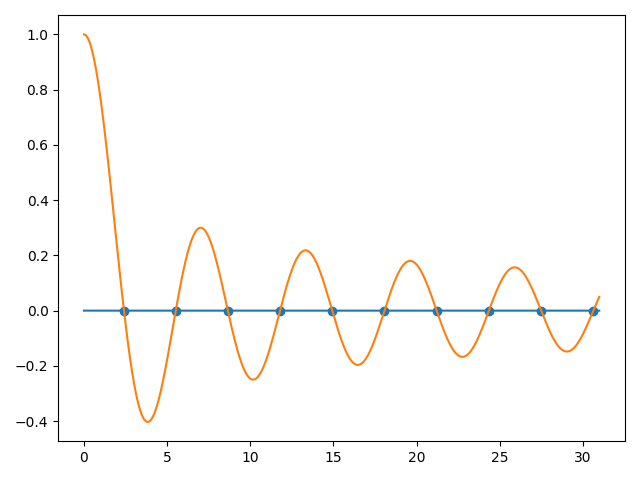

Here is the Python script that generated this plot:
import numpy as np
import scipy.special  # 通过这个包求第一类贝塞尔函数
import matplotlib.pyplot as plt
import os
import sys


def fzerotx(F, a, b):  # 书中伪代码翻译成 Python
    eps = 1e-10

    fa = F(a)
    fb = F(b)
    c = a
    fc = fa
    d = b - c
    e = d

    while fb != 0:
        if (fa * fb > 0):
            a = c
            fa = fc
            d = b - c
            e = d
        if abs(fa) < abs(fb):
            c = b
            b = a
            a = c
            fc = fb
            fb = fa
            fa = fc
        m = 0.5 * (a - b)
        tol = 2.0 * eps * max(abs(b), 1.0)
        if (abs(m) <= tol) or (fb == 0):
            break
        if (abs(e) < tol) or (abs(fc) <= abs(fb)):
            d = m
            e = m
        else:
            s = fb / fc
            if (a == c):
                p = 2.0 * m * s
                q = 1.0 - s
            else:
                q = fc / fa
                r = fb / fa
                p = s * (2.0 * m * q * (q - r) - (b - c) * (r - 1.0))
                q = (q - 1.0) * (r - 1.0) * (s - 1.0)
            if (p > 0):
                q = -q
            else:
                p = -p
            if (2.0 * p < 3.0 * m * q - abs(tol * q)) and (p < abs(0.5 * e * q)):
                e = d
                d = p / q
            else:
                d = m
                e = m
        c = b
        fc = fb
        if (abs(d) > tol):
            b = b + d
        else:
            b -= np.sign(b - a) * tol
        fb = F(b)
    return b


os.chdir(sys.path[0])  # 转换工作路径/生成图在此目录
x = np.arange(0, 31, 0.01)
y = scipy.special.j0(x)
zero = []
for i in range(len(x) - 1):
    if y[i] * y[i+1] < 0:
        zero.append(fzerotx(scipy.special.j0, x[i], x[i+1]))  # 找到有根区间，在这个区间运用 fzerotx 求零点
zero = np.array(zero)
for i in range(10):
    print('ZERO %d: x = %.10lf' % (i + 1, zero[i]))
plt.plot(x, np.zeros_like(x), '-')  # 绘制 x 轴
plt.plot(x, y, '-')                 # 绘制第一类贝塞尔函数
plt.scatter(zero, np.zeros_like(zero))  # 绘制零点
plt.tight_layout()
plt.savefig('2-3.png')
plt.show()
